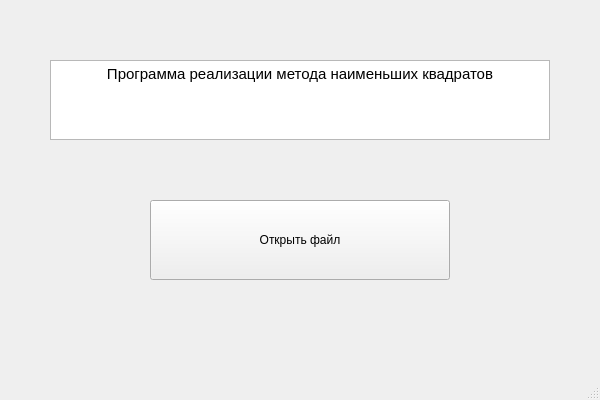
<?xml version="1.0" encoding="UTF-8"?>
<ui version="4.0">
 <class>MainWindow</class>
 <widget class="QMainWindow" name="MainWindow">
  <property name="geometry">
   <rect>
    <x>0</x>
    <y>0</y>
    <width>600</width>
    <height>400</height>
   </rect>
  </property>
  <property name="windowTitle">
   <string>MainWindow</string>
  </property>
  <widget class="QWidget" name="centralwidget">
   <widget class="QPushButton" name="pushButton">
    <property name="geometry">
     <rect>
      <x>150</x>
      <y>200</y>
      <width>300</width>
      <height>80</height>
     </rect>
    </property>
    <property name="text">
     <string>Открыть файл</string>
    </property>
   </widget>
   <widget class="QTextBrowser" name="textBrowser">
    <property name="geometry">
     <rect>
      <x>50</x>
      <y>60</y>
      <width>500</width>
      <height>80</height>
     </rect>
    </property>
    <property name="html">
     <string>&lt;!DOCTYPE HTML PUBLIC &quot;-//W3C//DTD HTML 4.0//EN&quot; &quot;http://www.w3.org/TR/REC-html40/strict.dtd&quot;&gt;
&lt;html&gt;&lt;head&gt;&lt;meta name=&quot;qrichtext&quot; content=&quot;1&quot; /&gt;&lt;style type=&quot;text/css&quot;&gt;
p, li { white-space: pre-wrap; }
&lt;/style&gt;&lt;/head&gt;&lt;body style=&quot; font-family:'Ubuntu'; font-size:11pt; font-weight:400; font-style:normal;&quot;&gt;
&lt;p align=&quot;center&quot; style=&quot; margin-top:0px; margin-bottom:0px; margin-left:0px; margin-right:0px; -qt-block-indent:0; text-indent:0px;&quot;&gt;Программа реализации метода наименьших квадратов&lt;/p&gt;&lt;/body&gt;&lt;/html&gt;</string>
    </property>
   </widget>
  </widget>
  <widget class="QMenuBar" name="menubar">
   <property name="geometry">
    <rect>
     <x>0</x>
     <y>0</y>
     <width>600</width>
     <height>39</height>
    </rect>
   </property>
  </widget>
  <widget class="QStatusBar" name="statusbar"/>
 </widget>
 <resources/>
 <connections/>
</ui>
